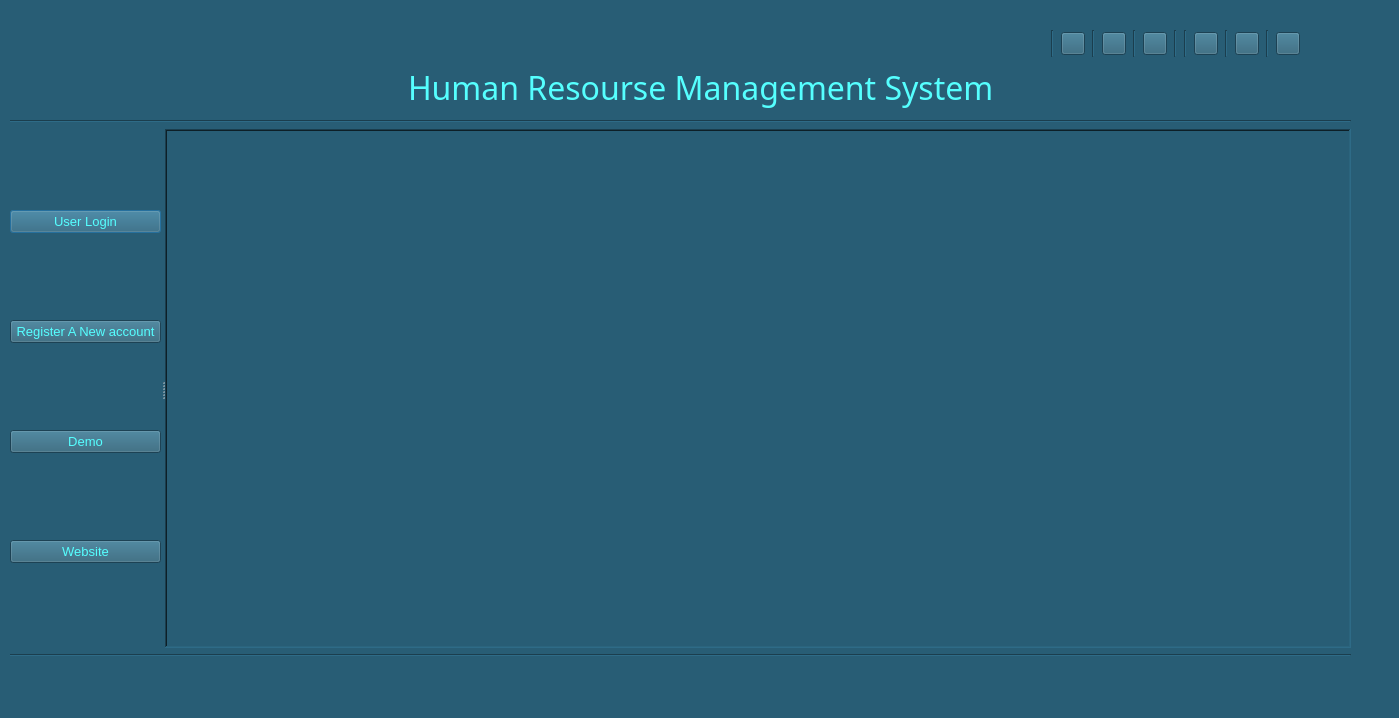
<?xml version="1.0" encoding="UTF-8"?>
<ui version="4.0">
 <class>HRM_Dashboard_view</class>
 <widget class="QDialog" name="HRM_Dashboard_view">
  <property name="geometry">
   <rect>
    <x>0</x>
    <y>0</y>
    <width>1399</width>
    <height>718</height>
   </rect>
  </property>
  <property name="windowTitle">
   <string>User Dashboard</string>
  </property>
  <property name="windowIcon">
   <iconset>
    <normaloff>../images/icon.png</normaloff>../images/icon.png</iconset>
  </property>
  <property name="styleSheet">
   <string notr="true">background-color:rgb(40, 93, 117);</string>
  </property>
  <widget class="QWidget" name="layoutWidget">
   <property name="geometry">
    <rect>
     <x>10</x>
     <y>60</y>
     <width>1341</width>
     <height>597</height>
    </rect>
   </property>
   <layout class="QVBoxLayout" name="verticalLayout">
    <item>
     <layout class="QHBoxLayout" name="horizontalLayout">
      <item>
       <widget class="QLabel" name="label_3">
        <property name="minimumSize">
         <size>
          <width>48</width>
          <height>50</height>
         </size>
        </property>
        <property name="text">
         <string/>
        </property>
        <property name="pixmap">
         <pixmap>../images/logo.png</pixmap>
        </property>
       </widget>
      </item>
      <item>
       <spacer name="horizontalSpacer">
        <property name="orientation">
         <enum>Qt::Horizontal</enum>
        </property>
        <property name="sizeHint" stdset="0">
         <size>
          <width>40</width>
          <height>20</height>
         </size>
        </property>
       </spacer>
      </item>
      <item>
       <widget class="QLabel" name="label">
        <property name="minimumSize">
         <size>
          <width>600</width>
          <height>0</height>
         </size>
        </property>
        <property name="font">
         <font>
          <family>Roman</family>
          <pointsize>24</pointsize>
         </font>
        </property>
        <property name="styleSheet">
         <string notr="true">color:rgb(85, 255, 255)</string>
        </property>
        <property name="text">
         <string>Human Resourse Management System</string>
        </property>
       </widget>
      </item>
      <item>
       <spacer name="horizontalSpacer_2">
        <property name="orientation">
         <enum>Qt::Horizontal</enum>
        </property>
        <property name="sizeHint" stdset="0">
         <size>
          <width>40</width>
          <height>20</height>
         </size>
        </property>
       </spacer>
      </item>
     </layout>
    </item>
    <item>
     <widget class="Line" name="line">
      <property name="orientation">
       <enum>Qt::Horizontal</enum>
      </property>
     </widget>
    </item>
    <item>
     <widget class="QSplitter" name="splitter">
      <property name="orientation">
       <enum>Qt::Horizontal</enum>
      </property>
      <widget class="QWidget" name="layoutWidget">
       <layout class="QVBoxLayout" name="verticalLayout_2">
        <item>
         <widget class="QPushButton" name="pushButton">
          <property name="font">
           <font>
            <family>System</family>
            <pointsize>10</pointsize>
           </font>
          </property>
          <property name="toolTip">
           <string>&lt;html&gt;&lt;head/&gt;&lt;body&gt;&lt;p&gt;User Login&lt;/p&gt;&lt;/body&gt;&lt;/html&gt;</string>
          </property>
          <property name="styleSheet">
           <string notr="true">color:rgb(85, 255, 255)</string>
          </property>
          <property name="text">
           <string>User Login</string>
          </property>
         </widget>
        </item>
        <item>
         <widget class="QPushButton" name="pushButton_2">
          <property name="font">
           <font>
            <family>System</family>
            <pointsize>10</pointsize>
           </font>
          </property>
          <property name="styleSheet">
           <string notr="true">color:rgb(85, 255, 255)</string>
          </property>
          <property name="text">
           <string>Register A New account</string>
          </property>
         </widget>
        </item>
        <item>
         <widget class="QPushButton" name="pushButton_3">
          <property name="font">
           <font>
            <family>System</family>
            <pointsize>10</pointsize>
           </font>
          </property>
          <property name="styleSheet">
           <string notr="true">color:rgb(85, 255, 255)</string>
          </property>
          <property name="text">
           <string>Demo</string>
          </property>
         </widget>
        </item>
        <item>
         <widget class="QPushButton" name="pushButton_4">
          <property name="font">
           <font>
            <family>System</family>
            <pointsize>10</pointsize>
           </font>
          </property>
          <property name="styleSheet">
           <string notr="true">color:rgb(85, 255, 255)</string>
          </property>
          <property name="text">
           <string>Website</string>
          </property>
         </widget>
        </item>
       </layout>
      </widget>
      <widget class="QLabel" name="label_2">
       <property name="minimumSize">
        <size>
         <width>1150</width>
         <height>519</height>
        </size>
       </property>
       <property name="frameShape">
        <enum>QFrame::WinPanel</enum>
       </property>
       <property name="frameShadow">
        <enum>QFrame::Sunken</enum>
       </property>
       <property name="lineWidth">
        <number>10</number>
       </property>
       <property name="text">
        <string/>
       </property>
       <property name="pixmap">
        <pixmap>../images/solar.png</pixmap>
       </property>
      </widget>
     </widget>
    </item>
    <item>
     <widget class="Line" name="line_2">
      <property name="orientation">
       <enum>Qt::Horizontal</enum>
      </property>
     </widget>
    </item>
   </layout>
  </widget>
  <widget class="QWidget" name="layoutWidget">
   <property name="geometry">
    <rect>
     <x>1050</x>
     <y>30</y>
     <width>251</width>
     <height>27</height>
    </rect>
   </property>
   <layout class="QHBoxLayout" name="horizontalLayout_2">
    <item>
     <widget class="Line" name="line_9">
      <property name="orientation">
       <enum>Qt::Vertical</enum>
      </property>
     </widget>
    </item>
    <item>
     <widget class="QToolButton" name="toolButton">
      <property name="toolTip">
       <string>System Services</string>
      </property>
      <property name="statusTip">
       <string>Services</string>
      </property>
      <property name="text">
       <string/>
      </property>
      <property name="icon">
       <iconset>
        <normaloff>../images/services.png</normaloff>../images/services.png</iconset>
      </property>
     </widget>
    </item>
    <item>
     <widget class="Line" name="line_3">
      <property name="orientation">
       <enum>Qt::Vertical</enum>
      </property>
     </widget>
    </item>
    <item>
     <widget class="QToolButton" name="toolButton_2">
      <property name="toolTip">
       <string>System Records</string>
      </property>
      <property name="statusTip">
       <string>Meetings</string>
      </property>
      <property name="text">
       <string/>
      </property>
      <property name="icon">
       <iconset>
        <normaloff>../images/comments.png</normaloff>../images/comments.png</iconset>
      </property>
     </widget>
    </item>
    <item>
     <widget class="Line" name="line_4">
      <property name="orientation">
       <enum>Qt::Vertical</enum>
      </property>
     </widget>
    </item>
    <item>
     <widget class="QToolButton" name="toolButton_3">
      <property name="toolTip">
       <string>system Settings</string>
      </property>
      <property name="statusTip">
       <string>System Settings</string>
      </property>
      <property name="text">
       <string/>
      </property>
      <property name="icon">
       <iconset>
        <normaloff>../images/maintenance.png</normaloff>../images/maintenance.png</iconset>
      </property>
     </widget>
    </item>
    <item>
     <widget class="Line" name="line_8">
      <property name="orientation">
       <enum>Qt::Vertical</enum>
      </property>
     </widget>
    </item>
    <item>
     <widget class="Line" name="line_7">
      <property name="orientation">
       <enum>Qt::Vertical</enum>
      </property>
     </widget>
    </item>
    <item>
     <widget class="QToolButton" name="toolButton_4">
      <property name="toolTip">
       <string>system Users</string>
      </property>
      <property name="statusTip">
       <string>System Users</string>
      </property>
      <property name="text">
       <string/>
      </property>
      <property name="icon">
       <iconset>
        <normaloff>../images/male.png</normaloff>../images/male.png</iconset>
      </property>
     </widget>
    </item>
    <item>
     <widget class="Line" name="line_5">
      <property name="orientation">
       <enum>Qt::Vertical</enum>
      </property>
     </widget>
    </item>
    <item>
     <widget class="QToolButton" name="toolButton_5">
      <property name="toolTip">
       <string>system Error correction</string>
      </property>
      <property name="statusTip">
       <string>Error Debugging</string>
      </property>
      <property name="text">
       <string/>
      </property>
      <property name="icon">
       <iconset>
        <normaloff>../images/bug.png</normaloff>../images/bug.png</iconset>
      </property>
     </widget>
    </item>
    <item>
     <widget class="Line" name="line_6">
      <property name="orientation">
       <enum>Qt::Vertical</enum>
      </property>
     </widget>
    </item>
    <item>
     <widget class="QToolButton" name="toolButton_6">
      <property name="toolTip">
       <string>Need Help</string>
      </property>
      <property name="statusTip">
       <string extracomment="Status:">Help</string>
      </property>
      <property name="text">
       <string/>
      </property>
      <property name="icon">
       <iconset>
        <normaloff>../images/help.png</normaloff>../images/help.png</iconset>
      </property>
     </widget>
    </item>
   </layout>
  </widget>
 </widget>
 <resources/>
 <connections/>
</ui>
